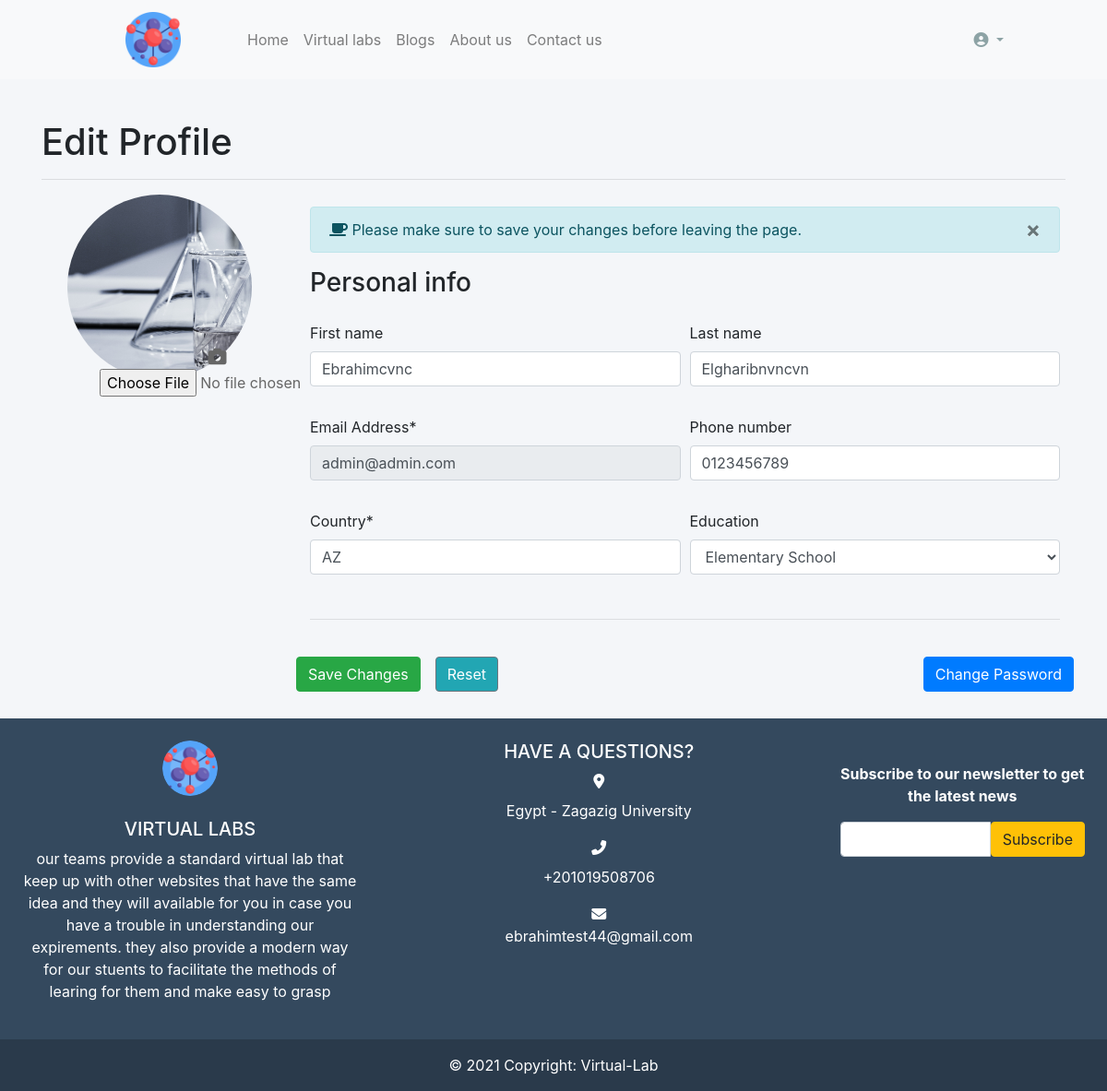
/accounts/profile/ (signed in), run on the app's committed database.
### settings/models.py (models this page shows, shortened)
class Website(models.Model):
   name = models.CharField(max_length=100)
   description = models.TextField(max_length=1000)
   phone = models.CharField(max_length=20)
   Address = models.CharField(max_length=100)
   email = models.EmailField(max_length=254)
   logo = models.ImageField(upload_to='images/')
   fb_link = models.URLField(max_length=200)
   twitter_link = models.URLField(max_length=200)
   instagram_link = models.URLField(max_length=200)

### accounts/models.py (models this page shows, shortened)
class Profile(models.Model):
   user = models.OneToOneField(User, on_delete=models.CASCADE)
   phone_number = models.CharField(max_length=20, null=True, blank=True)
   image = models.ImageField(upload_to='users_image/', null=True, blank=True)
   address = models.CharField(max_length=50, null=True, blank=True)
   country = CountryField() # a package contains countries all over the world
   education = models.CharField(max_length=2, choices=EDUCATION, null=True, blank=True)

### accounts/views.py (the view)
# urls.py: path('profile/', views.profile, name='profile'),
@login_required
def profile(request):
   profile = Profile.objects.get(user=request.user)
   if request.method == 'POST': # when click submit button
      profile_form = ProfileForm(request.POST, request.FILES, instance=profile)
      user_form = UserForm(request.POST, instance=request.user)
      print('post send')
      if profile_form.is_valid() and user_form.is_valid():
         user_form.save()
         myprofile = profile_form.save(commit=False)
         myprofile.user = request.user
         myprofile.save()
   else: # when open page without any submitted button
      print('else not valid')
      profile_form = ProfileForm(instance=profile)
      user_form = UserForm(instance=request.user)
   context = {
      'profile_form':profile_form,
      'user_form':user_form,
      'subscriber_form': SubscriberForm()
   }
   return render(request, 'profile/profile.html',context)

### settings/forms.py
class SubscriberForm(forms.Form):
    email = forms.EmailField(label='',
                             max_length=100,
                             widget=forms.EmailInput(attrs={'class': 'form-control'}))

### accounts/forms.py
class ProfileForm(forms.ModelForm):
   image = forms.ImageField(error_messages={'invalid':("Image Files Only!")}, widget=forms.FileInput)
   class Meta:
      model = Profile
      fields = ['image','phone_number','country', 'education']
      widgets = {'country': CountrySelectWidget()} # for country pkg

### accounts/templates/profile/profile.html (shortened to what this page needs)
{% extends "base.html" %}
{% load static %}
{% load bootstrap4 %}
{% load crispy_forms_tags %}
{% block body %}
<div class="container">
  <h1>Edit Profile</h1>
  <hr>
  <form method="POST" enctype="multipart/form-data">
    <div class="row">
      <div class="col-md-3">
        <div class="left-column text-center">
          <div class="circle">
            {% if user.profile.image %}
            <img class="profile-pic" src="{{user.profile.image.url}}">
            {% else %}
            <img class="profile-pic" src="{% static 'images/profile_image_empty.svg' %}">
            {% endif %}
          </div>
          <div class="p-image">
            <i class="fa fa-camera upload-button"></i>
            {{profile_form.image}}
          </div>
        </div>
      </div>
      <div class="col-md-9 alert">
        <div class="alert alert-info alert-dismissable">
          <a class="panel-close close" data-dismiss="alert">×</a>
          <i class="fa fa-coffee"></i>
          Please make sure to save your changes before leaving the page.
        </div>
        <h3>Personal info</h3>
        <div class="form-row">
          <div class="form-group col-md-6">
            {{user_form.first_name|as_crispy_field}}
          </div>
          <div class="form-group col-md-6">
            {{user_form.last_name|as_crispy_field}}
          </div>
        </div>
        <div class="form-row">
          <div class="form-group col-md-6">
            {{user_form.email|as_crispy_field}}
          </div>
          <div class="form-group col-md-6">
            {{profile_form.phone_number|as_crispy_field}}
          </div>
        </div>
        <div class="form-row">
          <div class="form-group col-md-6">
            {{profile_form.country|as_crispy_field}}
          </div>
          <div class="form-group col-md-6">
            {{profile_form.education|as_crispy_field}}
          </div>
        </div>
        <hr>
        <div class="submission">
          <div class="row">
            <button type="submit" class="btn btn-success mt-4 mr-3">Save Changes</button>
            <button type="reset" class="btn btn-secondary mt-4" style="background-color:#22a6b3;">Reset</button>
            <a class="btn btn-primary mt-4 ml-auto" type="button" href="{% url 'password_change' %}"
              role="button">Change Password</a>
          </div>
        </div>
      </div>
    </div>
  </form>
</div>
{% endblock body %}

### templates/base.html (shortened to what this page needs)
{% load static %}
{% url 'contact:contact' as contact %}
{% url 'accounts:profile' as profile %}
<!doctype html>
<html lang="en">
<head>
    <link rel="stylesheet" href="https://cdn.jsdelivr.net/npm/bootstrap@4.6.0/dist/css/bootstrap.min.css"
>
    <link rel="stylesheet" href="{% static 'wowJs/css/libs/animate.css' %}" />
    <link rel="stylesheet" href="https://cdnjs.cloudflare.com/ajax/libs/animate.css/4.1.1/animate.min.css" />
    <link rel="stylesheet" href="{% static 'css/style.css' %}">
     {% if request.path == profile %}
    <link rel="stylesheet" href="{% static 'css/profile.css' %}">
    {% endif %}
</head>
<body>
    <nav class="navbar navbar-expand-lg navbar-light bg-light fixed-top ">
        <a class="navbar-brand margin-left Left" href="#"><img src="{{myfooter.logo.url}}"
                style="width: 60px; height:60px" alt="Taleen"></a>
        <div class="collapse navbar-collapse " id="navbarSupportedContent">
            <ul class="navbar-nav mr-auto ml-5 underline Left control flex-md-shrink-0 " style="margin-trim: 0;">
                <li class="nav-item ">
                    <a class="nav-link " href="/">Home <span class="sr-only">(current)</span></a>
                </li>
                <li class="nav-item ">
                    <a class="nav-link" href="{% url 'labs:lab_list' %}">Virtual labs</a>
                </li>
                <li class="nav-item ">
                    <a class="nav-link " href="{% url 'blog:post_list' %}">Blogs</a>
                </li>
                <li class="nav-item ">
                    <a class="nav-link" href="{% url 'about:about' %}">About us</a>
                </li>
                <li class="nav-item ">
                    <a class="nav-link" href="{% url 'contact:contact' %}">Contact us</a>
                </li>
            </ul>
            {% if request.user.is_authenticated %}
            <li class="nav-item dropdown adjusting dropdown-menu-right dropdown-menu-lg-left"
                style="list-style-type: none; padding-right: 80px;">
                <a class="nav-link dropdown-toggle" style="color: #8da3a5;" href="#" id="navbarDropdown" role="button"
                    data-toggle="dropdown" aria-haspopup="true" aria-expanded="false">
                    <i class="fas fa-user-circle "></i>
                </a>
            </li>
            {% endif %}
        </div>
    </nav>
    {% block body %}{% endblock body %}
    <footer class="bg-footer text-white text-center text-lg-start ">
        <div class=" p-4">
            <div class="row">
                <div class="col-lg-4 col-md-12 mb-4 mb-md-0">
                    <img src="{% static 'images/molecule.png' %}" class="rounded-circle" alt="logo"
                        style="width: 60px; height:60px">
                    <br /> <br />
                    <h5 class="text-uppercase ">{{myfooter.name}}</h5>
                    <p>
                        {{myfooter.description}}
                    </p>
                </div>
                <div class="col-lg-5 col-md-6 mb-4 mb-md-0">
                    <h5 class="">HAVE A QUESTIONS?</h5>
                    <div class="">
                        <i class="fas fa-map-marker-alt "></i>
                        <div class="media-body">
                            <p>{{myfooter.Address}}</p>
                        </div>
                    </div>
                    <div class="">
                        <i class="fas fa-phone-alt"></i>
                        <div class="media-body">
                            <p>{{myfooter.phone}}</p>
                        </div>
                    </div>
                    <div class="">
                        <i class="fas fa-envelope"></i>
                        <div class="media-body">
                            <p>{{myfooter.email}}</p>
                        </div>
                    </div>
                </div>
                <div class="col-lg-3 col-md-6 mb-4 mb-md-0 mt-0">
                    <br />
                    <p class=""><strong>Subscribe to our newsletter to get the latest news</strong></p>
                    <form id="subscribe_form_id" method="POST" action="{% url 'home:subscribe' %}" novalidate>
                        <div class="input-group ">
                            {{ subscriber_form }}
                            <button class="btn btn-warning" type="submit">Subscribe</button>
                        </div>
                    </form>
                </div>
            </div>
        </div>
        <div class="text-center p-3" style="background-color: rgba(0, 0, 0, 0.2)">
            © 2021 Copyright:
            <a class="text-white" href="/">Virtual-Lab</a>
        </div>
    </footer>
</body>
</html>

### static/css/style.css (style rules this page uses)
img { vertical-align: middle; border: 0px }
.margin-left { margin-left: 120px; }
.bg-footer { background-color: #34495e; }
html { scroll-behavior: smooth; }
html, body { overflow-x: hidden; }
body { position: relative; }

### static/css/profile.css (style rules this page uses)
body { margin-top: 130px; background:#f4f6f9 }
.profile-pic { max-width: 355px; max-height: 355px; display: block; }
.circle { border-radius: 50% !important; overflow: hidden; width: 200px; height: 200px; margin: auto; }
img { max-width: 100%; height: auto; }
.p-image { position: relative; top: -35px; right: -63px; color: #666666; transition: all .2s ease-in-out; }
.upload-button { font-size: 20px; }
.alert h3 { margin-bottom: 25px; }

### data on the page
Website: logo (picture), name "VIRTUAL LABS", description "our teams provide a standard virtual lab that keep up with other websites that have the same idea and they will available for you in case you have a trouble in understanding our expirements. they also provide a modern way for our stuents to facilitate the methods of learing for them and make easy to grasp", Address "Egypt - Zagazig University", phone "+201019508706", email "ebrahimtest44@gmail.com"
Profile: phone_number "0123456789", country "AZ", education "Elementary School"
